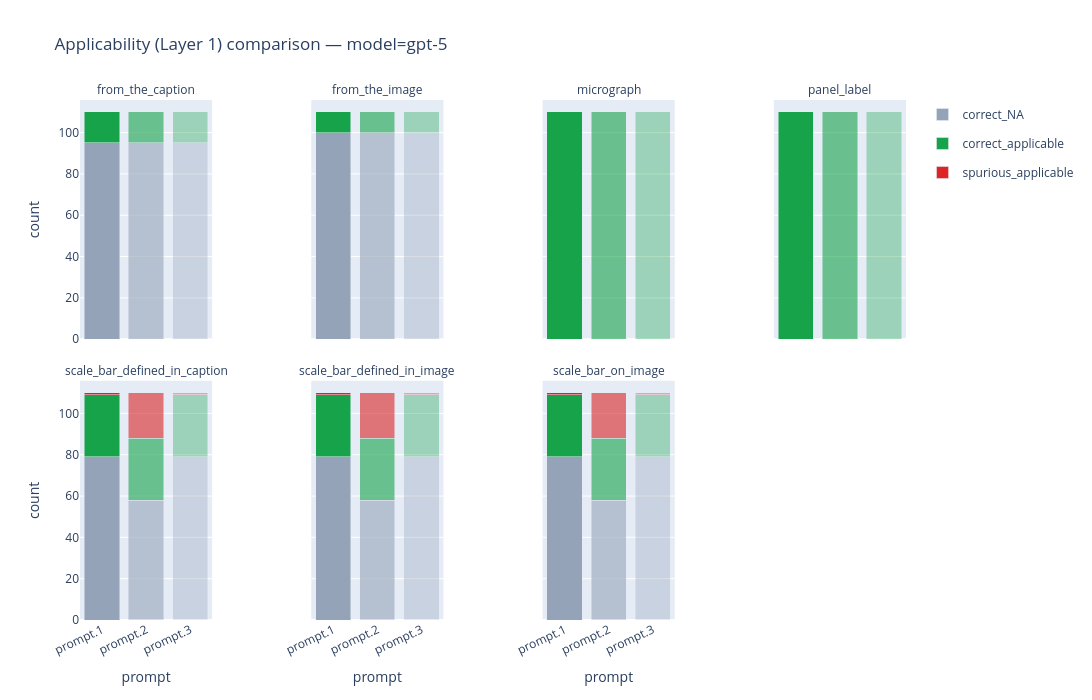

Notebook source saved alongside this figure:
### Markdown cell above
### Comparing prompts

Subplot grid for `MODEL` (default `gpt-5`): three stacked bars per panel (one per prompt, distinguished by **opacity**).

### Code cell
fig_layer1_prompt = plot_comparison_layer1(
    summaries,
    compare="prompt",
    model=MODEL,
)
fig_layer1_prompt.update_layout(
    height=LAYER1_FIG_HEIGHT,
    width=LAYER1_FIG_WIDTH,
    autosize=True,
)
fig_layer1_prompt.show()

### Figure 1 — Plotly figure (JSON) as saved in the notebook; plotly's stock layout.template omitted (floating-point values rounded to 4 significant figures)
{"data": [{"customdata": [["from_the_caption", "prompt.1"], ["from_the_caption", "prompt.2"], ["from_the_caption", "prompt.3"]], "hovertemplate": "field=%{customdata[0]}<br>prompt=%{customdata[1]}<br>correct_NA=%{y}<extra></extra>", "legendgroup": "correct_NA", "marker": {"color": "#94a3b8", "opacity": [1, 0.6, 0.35]}, "name": "correct_NA", "showlegend": true, "type": "bar", "x": ["prompt.1", "prompt.2", "prompt.3"], "xaxis": "x", "y": [95, 95, 95], "yaxis": "y"}, {"customdata": [["from_the_caption", "prompt.1"], ["from_the_caption", "prompt.2"], ["from_the_caption", "prompt.3"]], "hovertemplate": "field=%{customdata[0]}<br>prompt=%{customdata[1]}<br>correct_applicable=%{y}<extra></extra>", "legendgroup": "correct_applicable", "marker": {"color": "#16a34a", "opacity": [1, 0.6, 0.35]}, "name": "correct_applicable", "showlegend": true, "type": "bar", "x": ["prompt.1", "prompt.2", "prompt.3"], "xaxis": "x", "y": [15, 15, 15], "yaxis": "y"}, {"customdata": [["from_the_image", "prompt.1"], ["from_the_image", "prompt.2"], ["from_the_image", "prompt.3"]], "hovertemplate": "field=%{customdata[0]}<br>prompt=%{customdata[1]}<br>correct_NA=%{y}<extra></extra>", "legendgroup": "correct_NA", "marker": {"color": "#94a3b8", "opacity": [1, 0.6, 0.35]}, "name": "correct_NA", "showlegend": false, "type": "bar", "x": ["prompt.1", "prompt.2", "prompt.3"], "xaxis": "x2", "y": [100, 100, 100], "yaxis": "y2"}, {"customdata": [["from_the_image", "prompt.1"], ["from_the_image", "prompt.2"], ["from_the_image", "prompt.3"]], "hovertemplate": "field=%{customdata[0]}<br>prompt=%{customdata[1]}<br>correct_applicable=%{y}<extra></extra>", "legendgroup": "correct_applicable", "marker": {"color": "#16a34a", "opacity": [1, 0.6, 0.35]}, "name": "correct_applicable", "showlegend": false, "type": "bar", "x": ["prompt.1", "prompt.2", "prompt.3"], "xaxis": "x2", "y": [10, 10, 10], "yaxis": "y2"}, {"customdata": [["micrograph", "prompt.1"], ["micrograph", "prompt.2"], ["micrograph", "prompt.3"]], "hovertemplate": "field=%{customdata[0]}<br>prompt=%{customdata[1]}<br>correct_applicable=%{y}<extra></extra>", "legendgroup": "correct_applicable", "marker": {"color": "#16a34a", "opacity": [1, 0.6, 0.35]}, "name": "correct_applicable", "showlegend": false, "type": "bar", "x": ["prompt.1", "prompt.2", "prompt.3"], "xaxis": "x3", "y": [110, 110, 110], "yaxis": "y3"}, {"customdata": [["panel_label", "prompt.1"], ["panel_label", "prompt.2"], ["panel_label", "prompt.3"]], "hovertemplate": "field=%{customdata[0]}<br>prompt=%{customdata[1]}<br>correct_applicable=%{y}<extra></extra>", "legendgroup": "correct_applicable", "marker": {"color": "#16a34a", "opacity": [1, 0.6, 0.35]}, "name": "correct_applicable", "showlegend": false, "type": "bar", "x": ["prompt.1", "prompt.2", "prompt.3"], "xaxis": "x4", "y": [110, 110, 110], "yaxis": "y4"}, {"customdata": [["scale_bar_defined_in_caption", "prompt.1"], ["scale_bar_defined_in_caption", "prompt.2"], ["scale_bar_defined_in_caption", "prompt.3"]], "hovertemplate": "field=%{customdata[0]}<br>prompt=%{customdata[1]}<br>correct_NA=%{y}<extra></extra>", "legendgroup": "correct_NA", "marker": {"color": "#94a3b8", "opacity": [1, 0.6, 0.35]}, "name": "correct_NA", "showlegend": false, "type": "bar", "x": ["prompt.1", "prompt.2", "prompt.3"], "xaxis": "x5", "y": [79, 58, 79], "yaxis": "y5"}, {"customdata": [["scale_bar_defined_in_caption", "prompt.1"], ["scale_bar_defined_in_caption", "prompt.2"], ["scale_bar_defined_in_caption", "prompt.3"]], "hovertemplate": "field=%{customdata[0]}<br>prompt=%{customdata[1]}<br>correct_applicable=%{y}<extra></extra>", "legendgroup": "correct_applicable", "marker": {"color": "#16a34a", "opacity": [1, 0.6, 0.35]}, "name": "correct_applicable", "showlegend": false, "type": "bar", "x": ["prompt.1", "prompt.2", "prompt.3"], "xaxis": "x5", "y": [30, 30, 30], "yaxis": "y5"}, {"customdata": [["scale_bar_defined_in_caption", "prompt.1"], ["scale_bar_defined_in_caption", "prompt.2"], ["scale_bar_defined_in_caption", "prompt.3"]], "hovertemplate": "field=%{customdata[0]}<br>prompt=%{customdata[1]}<br>spurious_applicable=%{y}<extra></extra>", "legendgroup": "spurious_applicable", "marker": {"color": "#dc2626", "opacity": [1, 0.6, 0.35]}, "name": "spurious_applicable", "showlegend": true, "type": "bar", "x": ["prompt.1", "prompt.2", "prompt.3"], "xaxis": "x5", "y": [1, 22, 1], "yaxis": "y5"}, {"customdata": [["scale_bar_defined_in_image", "prompt.1"], ["scale_bar_defined_in_image", "prompt.2"], ["scale_bar_defined_in_image", "prompt.3"]], "hovertemplate": "field=%{customdata[0]}<br>prompt=%{customdata[1]}<br>correct_NA=%{y}<extra></extra>", "legendgroup": "correct_NA", "marker": {"color": "#94a3b8", "opacity": [1, 0.6, 0.35]}, "name": "correct_NA", "showlegend": false, "type": "bar", "x": ["prompt.1", "prompt.2", "prompt.3"], "xaxis": "x6", "y": [79, 58, 79], "yaxis": "y6"}, {"customdata": [["scale_bar_defined_in_image", "prompt.1"], ["scale_bar_defined_in_image", "prompt.2"], ["scale_bar_defined_in_image", "prompt.3"]], "hovertemplate": "field=%{customdata[0]}<br>prompt=%{customdata[1]}<br>correct_applicable=%{y}<extra></extra>", "legendgroup": "correct_applicable", "marker": {"color": "#16a34a", "opacity": [1, 0.6, 0.35]}, "name": "correct_applicable", "showlegend": false, "type": "bar", "x": ["prompt.1", "prompt.2", "prompt.3"], "xaxis": "x6", "y": [30, 30, 30], "yaxis": "y6"}, {"customdata": [["scale_bar_defined_in_image", "prompt.1"], ["scale_bar_defined_in_image", "prompt.2"], ["scale_bar_defined_in_image", "prompt.3"]], "hovertemplate": "field=%{customdata[0]}<br>prompt=%{customdata[1]}<br>spurious_applicable=%{y}<extra></extra>", "legendgroup": "spurious_applicable", "marker": {"color": "#dc2626", "opacity": [1, 0.6, 0.35]}, "name": "spurious_applicable", "showlegend": false, "type": "bar", "x": ["prompt.1", "prompt.2", "prompt.3"], "xaxis": "x6", "y": [1, 22, 1], "yaxis": "y6"}, {"customdata": [["scale_bar_on_image", "prompt.1"], ["scale_bar_on_image", "prompt.2"], ["scale_bar_on_image", "prompt.3"]], "hovertemplate": "field=%{customdata[0]}<br>prompt=%{customdata[1]}<br>correct_NA=%{y}<extra></extra>", "legendgroup": "correct_NA", "marker": {"color": "#94a3b8", "opacity": [1, 0.6, 0.35]}, "name": "correct_NA", "showlegend": false, "type": "bar", "x": ["prompt.1", "prompt.2", "prompt.3"], "xaxis": "x7", "y": [79, 58, 79], "yaxis": "y7"}, {"customdata": [["scale_bar_on_image", "prompt.1"], ["scale_bar_on_image", "prompt.2"], ["scale_bar_on_image", "prompt.3"]], "hovertemplate": "field=%{customdata[0]}<br>prompt=%{customdata[1]}<br>correct_applicable=%{y}<extra></extra>", "legendgroup": "correct_applicable", "marker": {"color": "#16a34a", "opacity": [1, 0.6, 0.35]}, "name": "correct_applicable", "showlegend": false, "type": "bar", "x": ["prompt.1", "prompt.2", "prompt.3"], "xaxis": "x7", "y": [30, 30, 30], "yaxis": "y7"}, {"customdata": [["scale_bar_on_image", "prompt.1"], ["scale_bar_on_image", "prompt.2"], ["scale_bar_on_image", "prompt.3"]], "hovertemplate": "field=%{customdata[0]}<br>prompt=%{customdata[1]}<br>spurious_applicable=%{y}<extra></extra>", "legendgroup": "spurious_applicable", "marker": {"color": "#dc2626", "opacity": [1, 0.6, 0.35]}, "name": "spurious_applicable", "showlegend": false, "type": "bar", "x": ["prompt.1", "prompt.2", "prompt.3"], "xaxis": "x7", "y": [1, 22, 1], "yaxis": "y7"}], "layout": {"annotations": [{"align": "center", "font": {"size": 12}, "showarrow": false, "text": "from_the_caption", "x": 0.08, "xanchor": "center", "xref": "paper", "y": 1, "yanchor": "bottom", "yref": "paper"}, {"align": "center", "font": {"size": 12}, "showarrow": false, "text": "from_the_image", "x": 0.36, "xanchor": "center", "xref": "paper", "y": 1, "yanchor": "bottom", "yref": "paper"}, {"align": "center", "font": {"size": 12}, "showarrow": false, "text": "micrograph", "x": 0.64, "xanchor": "center", "xref": "paper", "y": 1, "yanchor": "bottom", "yref": "paper"}, {"align": "center", "font": {"size": 12}, "showarrow": false, "text": "panel_label", "x": 0.92, "xanchor": "center", "xref": "paper", "y": 1, "yanchor": "bottom", "yref": "paper"}, {"align": "center", "font": {"size": 12}, "showarrow": false, "text": "scale_bar_defined_in_caption", "x": 0.08, "xanchor": "center", "xref": "paper", "y": 0.46, "yanchor": "bottom", "yref": "paper"}, {"align": "center", "font": {"size": 12}, "showarrow": false, "text": "scale_bar_defined_in_image", "x": 0.36, "xanchor": "center", "xref": "paper", "y": 0.46, "yanchor": "bottom", "yref": "paper"}, {"align": "center", "font": {"size": 12}, "showarrow": false, "text": "scale_bar_on_image", "x": 0.64, "xanchor": "center", "xref": "paper", "y": 0.46, "yanchor": "bottom", "yref": "paper"}], "autosize": true, "barmode": "stack", "height": 700, "title": {"text": "Applicability (Layer 1) comparison — model=gpt-5"}, "width": 1200, "xaxis": {"anchor": "y", "domain": [0, 0.16], "matches": "x5", "showticklabels": false}, "xaxis2": {"anchor": "y2", "domain": [0.28, 0.44], "matches": "x6", "showticklabels": false}, "xaxis3": {"anchor": "y3", "domain": [0.56, 0.72], "matches": "x7", "showticklabels": false}, "xaxis4": {"anchor": "y4", "domain": [0.84, 1], "matches": "x8", "showticklabels": false}, "xaxis5": {"anchor": "y5", "domain": [0, 0.16], "tickangle": -25, "title": {"text": "prompt"}}, "xaxis6": {"anchor": "y6", "domain": [0.28, 0.44], "tickangle": -25, "title": {"text": "prompt"}}, "xaxis7": {"anchor": "y7", "domain": [0.56, 0.72], "tickangle": -25, "title": {"text": "prompt"}}, "xaxis8": {"anchor": "y8", "domain": [0.84, 1], "tickangle": -25, "title": {"text": "prompt"}}, "yaxis": {"anchor": "x", "domain": [0.54, 1], "rangemode": "tozero", "title": {"text": "count"}}, "yaxis2": {"anchor": "x2", "domain": [0.54, 1], "matches": "y", "showticklabels": false}, "yaxis3": {"anchor": "x3", "domain": [0.54, 1], "matches": "y", "showticklabels": false}, "yaxis4": {"anchor": "x4", "domain": [0.54, 1], "matches": "y", "showticklabels": false}, "yaxis5": {"anchor": "x5", "domain": [0, 0.46], "rangemode": "tozero", "title": {"text": "count"}}, "yaxis6": {"anchor": "x6", "domain": [0, 0.46], "matches": "y5", "showticklabels": false}, "yaxis7": {"anchor": "x7", "domain": [0, 0.46], "matches": "y5", "showticklabels": false}, "yaxis8": {"anchor": "x8", "domain": [0, 0.46], "matches": "y5", "showticklabels": false}}}
